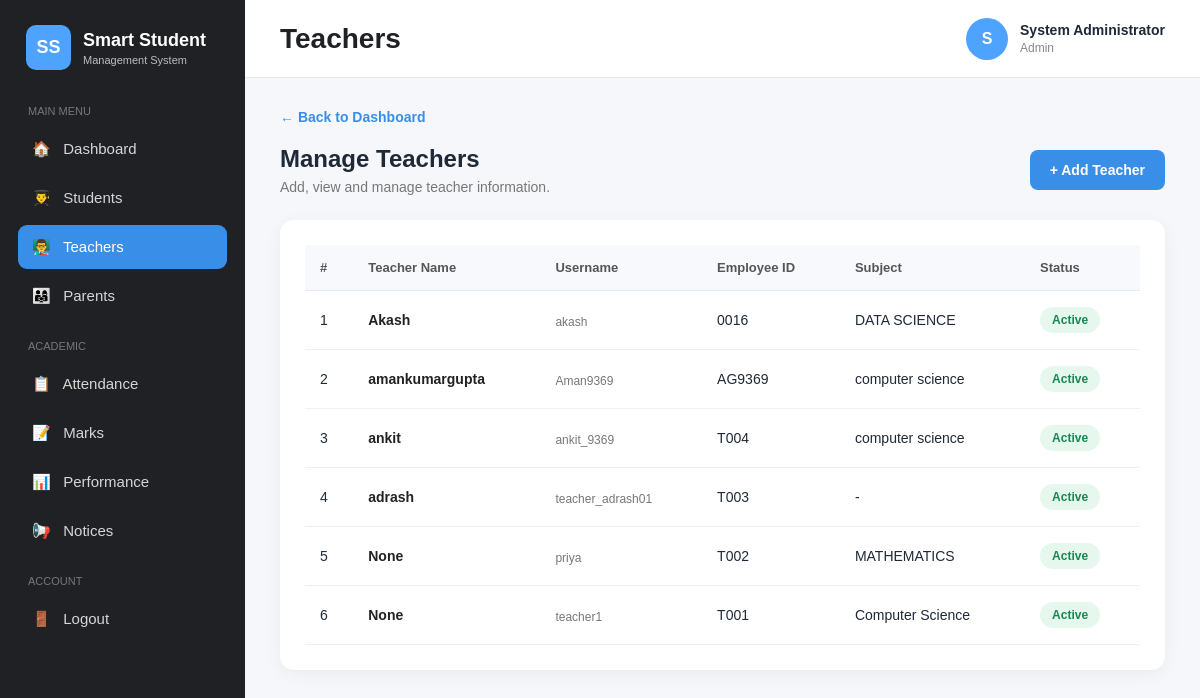
The page /admin/teachers (signed in) on the database its author committed.
### tables this page shows
CREATE TABLE teachers (
            id INTEGER PRIMARY KEY AUTOINCREMENT,
            user_id INTEGER UNIQUE,
            employee_id TEXT UNIQUE NOT NULL,
            subject TEXT, username TEXT, name TEXT, full_name TEXT, status TEXT DEFAULT 'Active',
            FOREIGN KEY (user_id) REFERENCES users(id)
        );

### app.py (the view)
@app.route("/admin/teachers")
@login_required
def admin_teachers():
    if session.get("role") not in [
        "admin",
        "teacher"
    ]:
        return "Access Denied", 403
    conn = get_db()
    teachers = conn.execute(
        """
        SELECT *
        FROM teachers
        ORDER BY id DESC
        """
    ).fetchall()
    conn.close()
    return render_template(
        "teachers.html",
        teachers=teachers,
        user_name=session.get("full_name"),
        role=session.get("role", "").title()
    )

### app.py (called while the page is built)
def get_db():
    conn = sqlite3.connect(
        DATABASE,
        timeout=30,
        check_same_thread=False,
        isolation_level=None
    )
    conn.row_factory = sqlite3.Row
    conn.execute("PRAGMA busy_timeout=30000")
    conn.execute("PRAGMA foreign_keys=ON")
    conn.execute("PRAGMA journal_mode=WAL")
    return conn

def login_required(function):
    @wraps(function)
    def wrapper(*args, **kwargs):
        if "user_id" not in session:
            return redirect(url_for("login"))
        return function(*args, **kwargs)
    return wrapper

### templates/teachers.html (shortened to what this page needs)
<!DOCTYPE html>
<html lang="en">
<head>
</head>
<body>
    <aside class="sidebar">
        <div class="logo">
            <div class="logo-box">SS</div>
            <div class="logo-text">
                <h2>Smart Student</h2>
                <p>Management System</p>
            </div>
        </div>
        <div class="menu-title">Main Menu</div>
        <div class="menu">
            <a href="{{ url_for('dashboard') }}">
                🏠 &nbsp; Dashboard
            </a>
            <a href="{{ url_for('admin_students') }}">
                👨‍🎓 &nbsp; Students
            </a>
            <a href="{{ url_for('admin_teachers') }}" class="active">
                👨‍🏫 &nbsp; Teachers
            </a>
            <a href="{{ url_for('admin_parents') }}">
                👨‍👩‍👧 &nbsp; Parents
            </a>
        </div>
        <div class="menu-title">Academic</div>
        <div class="menu">
            <a href="{{ url_for('admin_attendance') }}">
                📋 &nbsp; Attendance
            </a>
            <a href="{{ url_for('admin_marks') }}">
                📝 &nbsp; Marks
            </a>
            <a href="{{ url_for('admin_performance') }}">
                📊 &nbsp; Performance
            </a>
            <a href="{{ url_for('admin_notices') }} ">
                📢 &nbsp; Notices
            </a>
        </div>
        <div class="menu-title">Account</div>
        <div class="menu">
            <a href="{{ url_for('logout') }}">
                🚪 &nbsp; Logout
            </a>
        </div>
    </aside>
    <main class="main">
        <header class="topbar">
            <h1>Teachers</h1>
            <div class="user-box">
                <div class="avatar">
                    {{ user_name[0] if user_name else "A" }}
                </div>
                <div class="user-info">
                    <strong>{{ user_name or "Administrator" }}</strong>
                    <span>{{ role or "Administrator" }}</span>
                </div>
            </div>
        </header>
        <section class="content">
            <a href="{{ url_for('dashboard') }}" class="back-btn">
                ← Back to Dashboard
            </a>
            <div class="page-header">
                <div>
                    <h2>Manage Teachers</h2>
                    <p>Add, view and manage teacher information.</p>
                </div>
                <a href="{{ url_for('add_teacher') }}" class="add-btn">
                    + Add Teacher
                </a>
            </div>
            <div class="card">
                {% if teachers %}
                <table>
                    <thead>
                        <tr>
                            <th>#</th>
                            <th>Teacher Name</th>
                            <th>Username</th>
                            <th>Employee ID</th>
                            <th>Subject</th>
                            <th>Status</th>
                        </tr>
                    </thead>
                    <tbody>
                        {% for teacher in teachers %}
                        <tr>
                            <td>{{ loop.index }}</td>
                            <td>
                                <div class="teacher-name">
                                    {{ teacher.full_name }}
                                </div>
                            </td>
                            <td>
                                <div class="username">
                                    {{ teacher.username }}
                                </div>
                            </td>
                            <td>
                                {{ teacher.employee_id or "-" }}
                            </td>
                            <td>
                                {{ teacher.subject or "-" }}
                            </td>
                            <td>
                                <span class="badge">
                                    Active
                                </span>
                            </td>
                        </tr>
                        {% endfor %}
                    </tbody>
                </table>
                {% endif %}
            </div>
        </section>
    </main>
</body>
</html>

### templates/teachers.html (style rules this page uses)
* { margin: 0; padding: 0; box-sizing: border-box; font-family: Arial, Helvetica, sans-serif; }
body { background: #f5f7fb; color: #1f2937; }
.sidebar { position: fixed; left: 0; top: 0; width: 245px; height: 100vh; background: #202124; color: white; padding: 25px 18px; }
.logo { display: flex; align-items: center; gap: 12px; margin-bottom: 35px; padding-left: 8px; }
.logo-box { width: 45px; height: 45px; background: #4da3ff; border-radius: 10px; display: flex; align-items: center; justify-content: center; font-weight: bold; font-size: 18px; }
.logo-text h2 { font-size: 18px; margin-bottom: 3px; }
.logo-text p { font-size: 11px; color: #bdbdbd; }
.menu-title { color: #777; font-size: 11px; margin: 22px 10px 10px; text-transform: uppercase; }
.menu a { display: block; text-decoration: none; color: #d6d6d6; padding: 13px 14px; margin: 5px 0; border-radius: 9px; font-size: 15px; }
.menu a:hover, .menu a.active { background: #398fe8; color: white; }
.main { margin-left: 245px; min-height: 100vh; }
.topbar { height: 78px; background: white; display: flex; align-items: center; justify-content: space-between; padding: 0 35px; border-bottom: 1px solid #e8e8e8; }
.topbar h1 { font-size: 28px; color: #202124; }
.user-box { display: flex; align-items: center; gap: 12px; }
.avatar { width: 42px; height: 42px; border-radius: 50%; background: #4da3ff; color: white; display: flex; align-items: center; justify-content: center; font-weight: bold; }
.user-info strong { display: block; font-size: 14px; }
.user-info span { font-size: 12px; color: #888; }
.content { padding: 30px 35px; }
.page-header { display: flex; justify-content: space-between; align-items: center; margin-bottom: 25px; }
.page-header p { color: #777; margin-top: 6px; font-size: 14px; }
.add-btn { background: #398fe8; color: white; text-decoration: none; padding: 12px 20px; border-radius: 8px; font-size: 14px; font-weight: bold; }
.card { background: white; border-radius: 14px; padding: 25px; box-shadow: 0 4px 18px rgba(0, 0, 0, 0.05); overflow-x: auto; }
table { width: 100%; border-collapse: collapse; min-width: 750px; }
th { background: #f7f9fc; color: #555; font-size: 13px; text-align: left; padding: 15px; border-bottom: 1px solid #e6e9ef; }
td { padding: 16px 15px; border-bottom: 1px solid #eef0f4; font-size: 14px; }
.teacher-name { font-weight: bold; color: #222; }
.username { color: #777; font-size: 12px; margin-top: 4px; }
.badge { display: inline-block; padding: 6px 12px; border-radius: 20px; font-size: 12px; font-weight: bold; background: #e6f7ed; color: #198754; }
.back-btn { display: inline-block; margin-bottom: 20px; text-decoration: none; color: #398fe8; font-size: 14px; font-weight: bold; }

### rows shown on the page
teachers: full_name "Akash", username "akash", employee "0016", subject "DATA SCIENCE"
teachers: full_name "amankumargupta", username "Aman9369", employee "AG9369", subject "computer science"
teachers: full_name "ankit", username "ankit_9369", employee "T004", subject "computer science"
teachers: full_name "adrash", username "teacher_adrash01", employee "T003", subject "-"
teachers: full_name "None", username "priya", employee "T002", subject "MATHEMATICS"
teachers: full_name "None", username "teacher1", employee "T001", subject "Computer Science"

### other values the page prints
{{ user_name[0] if user_name else "A" }} "S"
{{ user_name or "Administrator" }} "System Administrator"
{{ role or "Administrator" }} "Admin"
